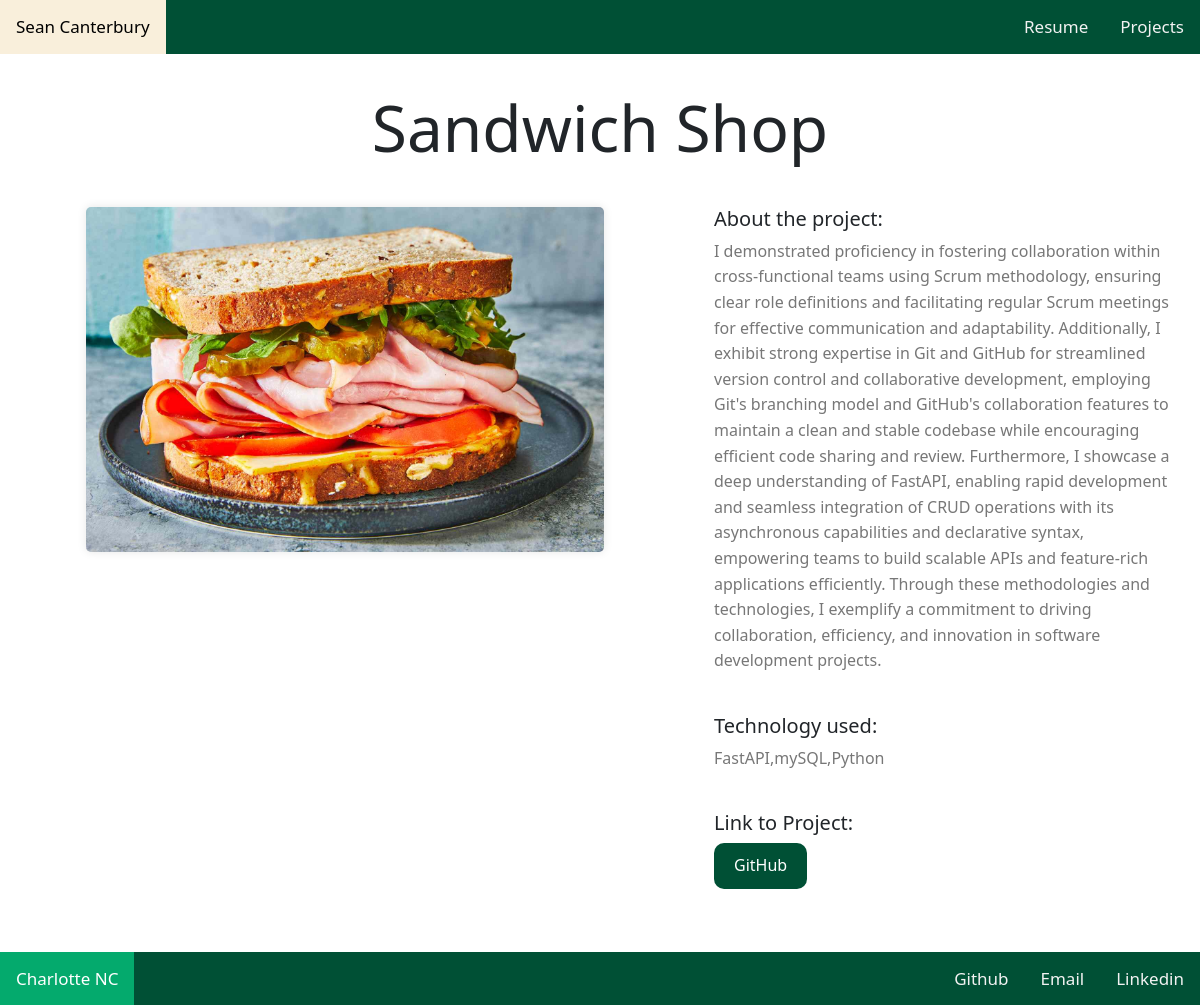
/projects/3/, run on the app's committed database.
### projects/models.py (models this page shows, shortened)
class Project( models.Model):
    title = models.CharField(max_length=100)
    shortDescription = models.TextField(null=True, blank=True)
    description = models.TextField()
    technology = models.CharField(max_length=40)
    image = models.FileField(upload_to='project_images/',blank=True)
    link = models.URLField(max_length=200, blank=True)

### projects/views.py (the view)
# urls.py: path("<int:pk>/", views.project_detail, name="project_detail"),
def project_detail(request, pk):
    project = Project.objects.get(pk=pk)
    context = {
        "project": project
    }
    return render(request, "projects/project_detail.html", context)

### projects/templates/projects/project_detail.html
{% extends "base.html" %}
{% block page_content %}
<div style = "padding-bottom: 1%;">
    <h1 style="text-align: center; font-size: 4em; margin: 40;">{{ project.title }}</h1>
</div>
<div class="row">
    <div class="col-md-7">
        <div style="display: flex; justify-content: center;">
            {% if project.image %}
                <img src="{{ project.image.url }}" width="75%">
            {% endif %}
        </div>
    </div>
    <div class="col-md-5" >
        <h5>About the project:</h5>
        <p>{{ project.description }}</p>
        <br>
        <h5>Technology used:</h5>
        <p>{{ project.technology }}</p>
        <br>
        <h5>Link to Project:</h5>
        <p><a href="{{ project.link }}" target="_blank">GitHub</a></p>
    </div>
    </div>
{% endblock page_content %}

### static/style.css (style rules this page uses)
body { font-family: "SF", sans-serif; margin: 0; padding: 0; background-color: #F9EFDB; }
h1 { color: #f2f2f2; font-weight: bold; padding-top: 20px; }
h5 { color: #666; }
.row { display: flex; justify-content: space-between; margin: 10px; }
.col-md-7, .col-md-5 { padding: 20px; }
.col-md-7 img { border-radius: 5px; box-shadow: 0px 0px 10px rgba(0,0,0,0.1); }
.col-md-5 p { color: #777; line-height: 1.6; padding-right: 5%; }
.col-md-5 a { display: inline-block; background-color: #005035; border-color: #F9EFDB; color: #fff; padding: 10px 20px; text-decoration: none; border-radius: 10px; }

### data on the page
Project: title "Sandwich Shop", image (picture), description "I demonstrated proficiency in fostering collaboration within cross-functional teams using Scrum methodology, ensuring clear role definitions and facilitating regular Scrum meetings for effective communication and adaptability. Additionally, I exhibit strong expertise in Git and GitHub for streamlined version control and collaborative development, employing Git's branching model and GitHub's collaboration features to maintain a clean and stable codebase while encouraging efficient code sharing and review. Furthermore, I showcase a deep understanding of FastAPI, enabling rapid development and seamless integration of CRUD operations with its asynchronous capabilities and declarative syntax,…", technology "FastAPI,mySQL,Python"
